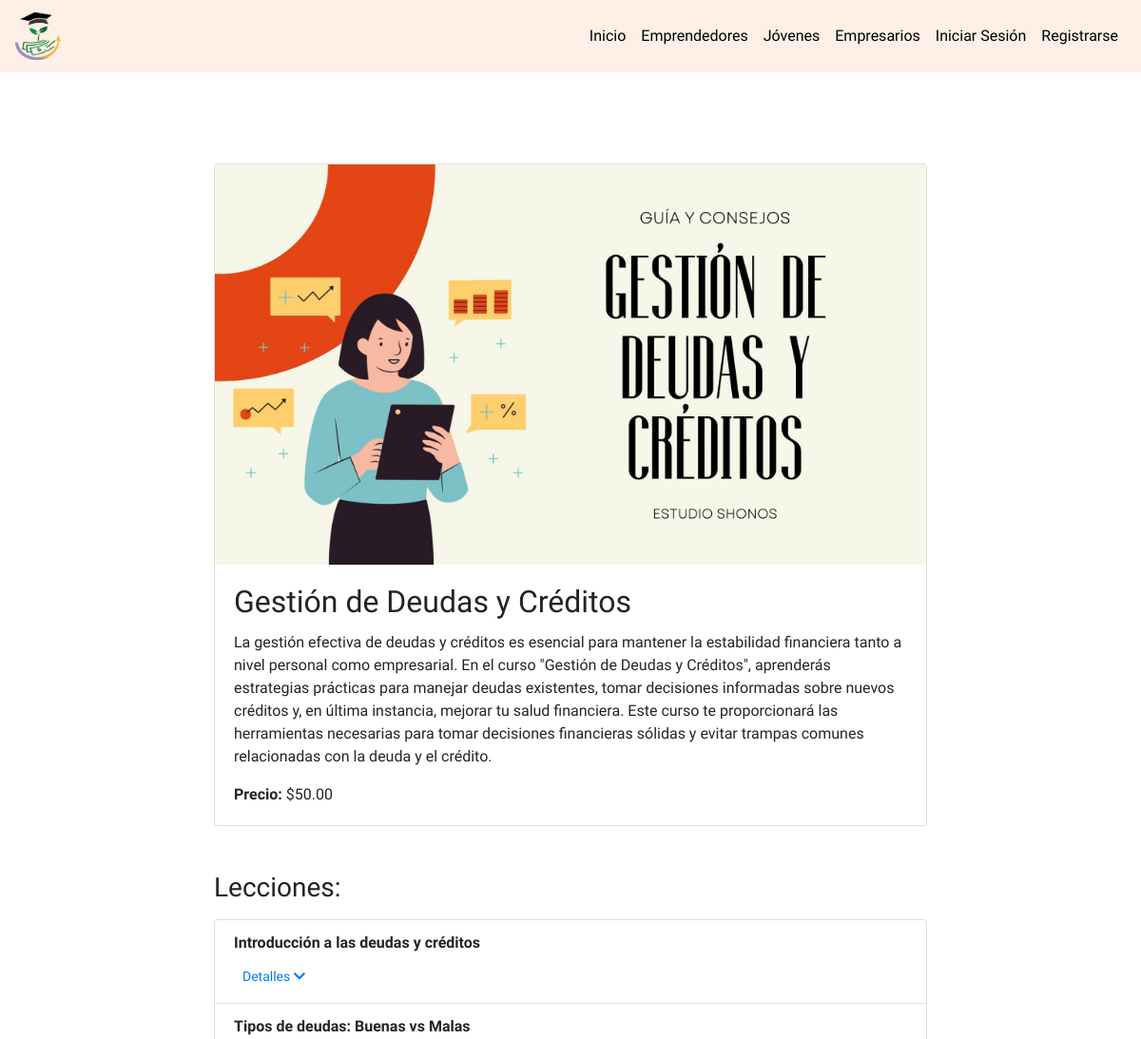
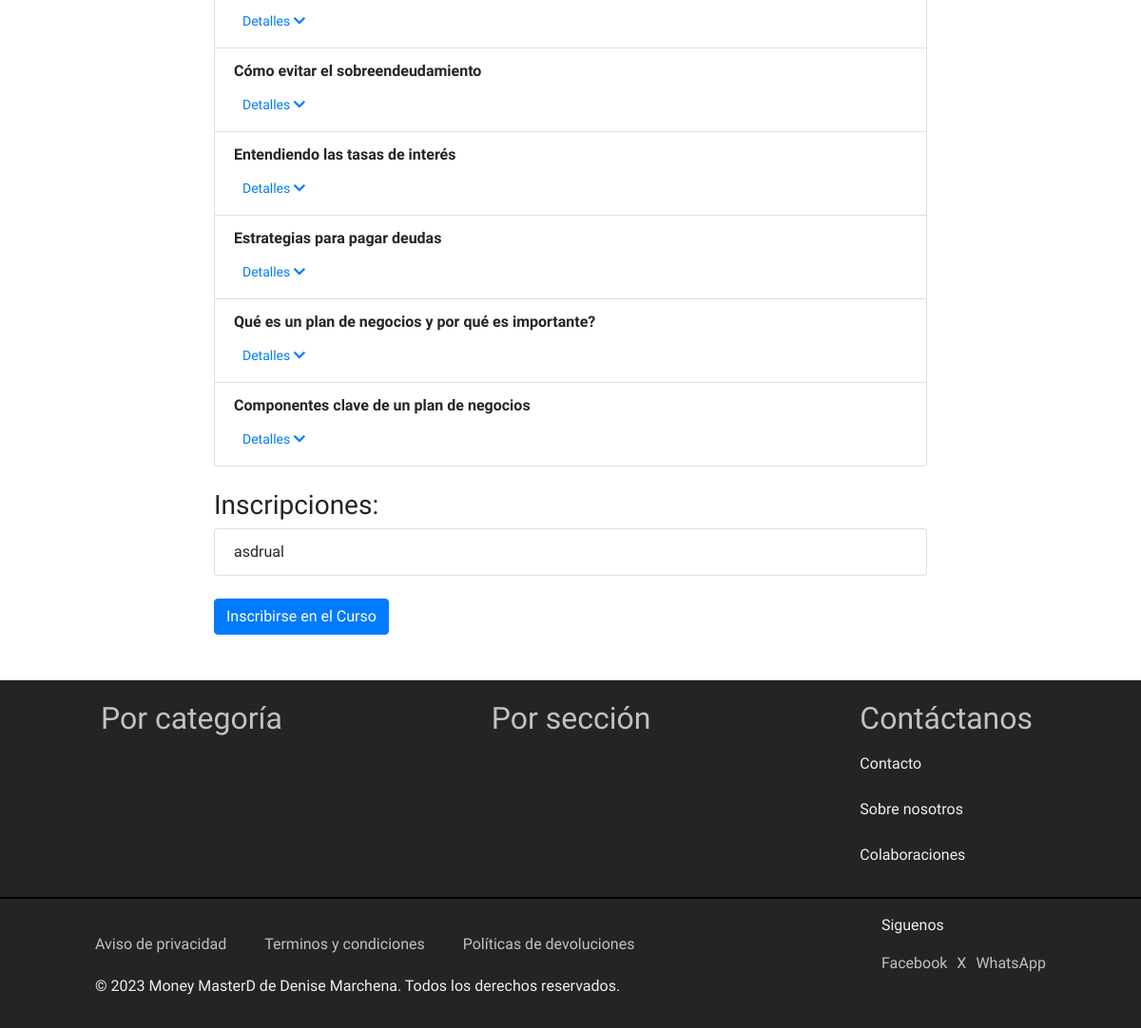
The app's page /contenido/curso/1/ with its own data (2 pictures, top to bottom).
### Money/models.py (models this page shows, shortened)
class Curso(models.Model):
    titulo = models.CharField(max_length=200)
    descripcion = models.TextField()
    CATEGORIAS_CHOICES = [
        ('EconomiaPersonal', 'Economía Personal'),
        ('FundamentosEmprendimiento', 'Fundamentos de Emprendimiento'),
        ('GestionFinancieraEmpresarial', 'Gestión Financiera Empresarial'),
        ('InversionesMercadosFinancieros', 'Inversiones y Mercados Financieros'),
        ('ImpuestosObligacionesLegales', 'Impuestos y Obligaciones Legales'),
        ('TecnologiaFinanzas', 'Tecnología y Finanzas'),
        ('DesarrolloHabilidadesSoft', 'Desarrollo de Habilidades Soft'),
        ('TendenciasActualidadFinanciera', 'Tendencias y Actualidad Financiera'),
    ]
    categoria = models.CharField(max_length=100, choices=CATEGORIAS_CHOICES, default='EconomiaPersonal')
    destacado = models.BooleanField(default=False)
    duracion = models.DurationField(null=True, blank=True)  # Duración total del curso
    fecha_creacion = models.DateTimeField(default=timezone.now)
    instructor = models.ForeignKey(User, on_delete=models.CASCADE, related_name='cursos_creados')
    precio = models.DecimalField(max_digits=10, decimal_places=2)
    imagen = models.ImageField(upload_to='cursos/', null=True, blank=True)
    vistas = models.PositiveIntegerField(default=0)
    lecciones_completadas = models.PositiveIntegerField(default=0)

class Leccion(models.Model):
    titulo = models.CharField(max_length=200)
    resumen = models.TextField(null=True, blank=True)  # Resumen de la lección
    duracion = models.DurationField(null=True, blank=True)  # Duración de la lección
    contenido = models.OneToOneField('Contenido', on_delete=models.CASCADE, related_name='leccion')
    curso = models.ForeignKey(Curso, on_delete=models.CASCADE, related_name='lecciones')
    orden = models.PositiveIntegerField()

class InscripcionCurso(models.Model):
    usuario = models.ForeignKey(User, on_delete=models.CASCADE)
    curso = models.ForeignKey(Curso, on_delete=models.CASCADE)
    fecha_inscripcion = models.DateTimeField(auto_now_add=True)
    completado = models.IntegerField(default=False)
    progreso = models.PositiveIntegerField(default=0)
    class Meta:
        unique_together = ('usuario', 'curso')

### Money/views.py (the view)
# urls.py: path('contenido/curso/<int:curso_id>/', views.detalle_curso, name='detalle_curso'),
def detalle_curso(request, curso_id):
    curso = Curso.objects.get(id=curso_id)
    lecciones = curso.lecciones.all()
    inscripciones = InscripcionCurso.objects.filter(curso=curso)
    return render(request, 'contenido/detalle_curso.html', {'curso': curso, 'lecciones': lecciones, 'inscripciones': inscripciones})

### Money/templates/contenido/detalle_curso.html (shortened to what this page needs)
{% extends 'base.html' %}
{% block extra_head %}
<link rel="stylesheet" href="https://cdnjs.cloudflare.com/ajax/libs/font-awesome/5.15.1/css/all.min.css">
{% endblock %}
{% block content %}
<div class="container mt-5">
    <div class="row">
        <div class="col-md-8 offset-md-2">
            <div class="card mb-4">
              <img src="{{ curso.imagen.url }}" alt="{{ curso.titulo }}" class="card-img-top" style="max-width: 100%; height: auto;">
                <div class="card-body">
                    <h2 class="card-title">{{ curso.titulo }}</h2>
                    <p class="card-text">{{ curso.descripcion }}</p>
                    <p class="card-text"><strong>Precio:</strong> ${{ curso.precio }}</p>
                </div>
            </div>
        </div>
    </div>
    <div class="row mt-4">
        <div class="col-md-8 offset-md-2">
            <h3 class="mb-3">Lecciones:</h3>
            <div class="list-group">
                {% for leccion in lecciones %}
                    <div class="list-group-item">
                        <div class="d-flex justify-content-between align-items-center">
                            <a href="{% url 'contenido_leccion' leccion.id %}" class="custom-link font-weight-bold">{{ leccion.titulo }}</a>
                        </div>
                        <div class="mt-2 d-flex justify-content-between align-items-center">
                            <button class="btn btn-link btn-sm" type="button" data-toggle="collapse" data-target="#detalleLeccion{{ leccion.id }}" aria-expanded="false">
                                Detalles <i class="fas fa-chevron-down detail-icon"></i>
                            </button>
                        </div>
                    </div>
                {% endfor %}
            </div>
        </div>
    </div>
    <div class="row mt-4">
        <div class="col-md-8 offset-md-2">
            <h3>Inscripciones:</h3>
            <ul class="list-group">
                {% for inscripcion in inscripciones %}
                    <li class="list-group-item d-flex justify-content-between align-items-center">
                        <span>{{ inscripcion.usuario.username }}</span>
                    </li>
                {% endfor %}
            </ul>
        </div>
    </div>
    {% if user != curso.instructor %}
        <div class="row mt-4">
            <div class="col-md-8 offset-md-2">
                <a href="{% url 'inscribir_curso' curso_id=curso.id %}" class="btn btn-primary">Inscribirse en el Curso</a>
            </div>
        </div>
    {% endif %}
</div>
<br>
<br>
{% endblock %}

### Money/templates/base.html (style rules this page uses)
body { font-family: 'Scope One', serif; background-color: #fff; display: flex; flex-direction: column; align-items: stretch; min-height: 100vh; }
.container { display: flex; flex-direction: column; flex-grow: 2; background-color: #fff; padding: 0; }

### Money/templates/contenido/detalle_curso.html (style rules this page uses)
.custom-link { color: inherit; text-decoration: none; }

### records on screen
Curso: imagen (picture), titulo "Gestión de Deudas y Créditos", descripcion "La gestión efectiva de deudas y créditos es esencial para mantener la estabilidad financiera tanto a nivel personal como empresarial. En el curso \"Gestión de Deudas y Créditos\", aprenderás estrategias prácticas para manejar deudas existentes, tomar decisiones informadas sobre nuevos créditos y, en última instancia, mejorar tu salud financiera. Este curso te proporcionará las herramientas necesarias para tomar decisiones financieras sólidas y evitar trampas comunes relacionadas con la deuda y el crédito.", precio "50.00"
Leccion: titulo "Introducción a las deudas y créditos"
Leccion: titulo "Tipos de deudas: Buenas vs Malas"
Leccion: titulo "Cómo evitar el sobreendeudamiento"
Leccion: titulo "Entendiendo las tasas de interés"
Leccion: titulo "Estrategias para pagar deudas"
Leccion: titulo "Qué es un plan de negocios y por qué es importante?"
Leccion: titulo "Componentes clave de un plan de negocios"
InscripcionCurso: usuario.username "asdrual"
